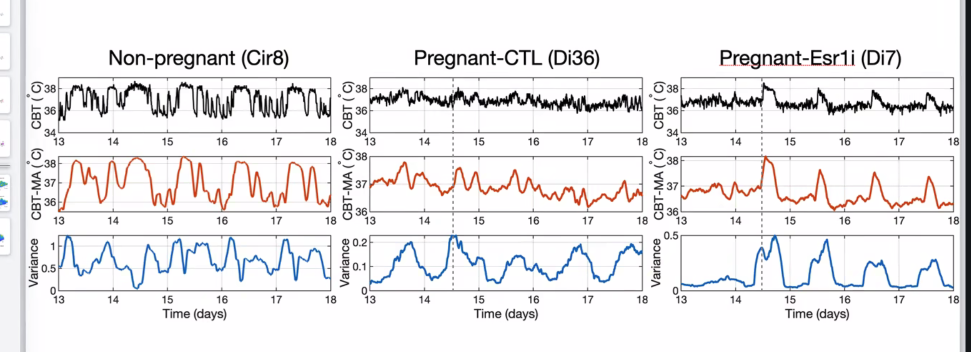
#> input picture one hour estradiol/mousy temp.png, 1942 x 703 px, found by its file name (shown at 1/2 size)
$ python side_by_side_general.py
#> lines starting #> are read from the running program, lines starting #| are printed output that depends on the picture; after the words box and inside, x2 and y2 are one past the last pixel; in counts of white or black regions, pixels touching at a corner belong together
"""Model beside the ORIGINAL raw multi-day figure (not just the folded average).

Top row  : untouched crop of each CBT-MA panel from mousy temp.png (days 13-18).
Bottom   : the independent-arm model's 24 h waveform tiled across the same 5 days,
           with the digitised mouse trace (raw multi-day, not folded) behind it.
"""
import numpy as np
from PIL import Image
import matplotlib
matplotlib.use('Agg')
import matplotlib.pyplot as plt

fold = np.load("fold.npy", allow_pickle=True).item()
#> (reads one hour estradiol/thermo_scripts/fold.npy from the repository)
LABELS = ["non-preg", "pregnant", "Esr1i"]
TITLES = ["Non-pregnant (Cir8)", "Pregnant-CTL (Di36)", "Pregnant-Esr1i (Di7)"]
hrs = fold[LABELS[0]][0]

x = np.load("best_general_arms.npy")
#> (reads one hour estradiol/thermo_scripts/best_general_arms.npy from the repository)
bL, gL, wL, bK, gK, wK, rho, A_T, T0 = x[:9]
ph = x[9:12]


def sig(z):
    return 1.0 / (1.0 + np.exp(-np.clip(z, -60, 60)))


def model_24h(E2, phase):
    c = np.cos(2 * np.pi * (hrs - phase) / 24.0)
    return T0 + A_T * (sig(bK + gK * c + wK * E2) - sig(bL + gL * c + wL * E2))


E2s = [0.0, 1.0, rho]
M = np.vstack([model_24h(E2s[i], ph[i]) for i in range(3)])

SRC = r"C:\Users\holly\source\garfinkel-xiong-menstrual-cycle\one hour estradiol\mousy temp.png"
img = np.asarray(Image.open(SRC).convert("RGB"))
#> img is the input picture: shape (703, 1942, 3); mean R, G, B 236.1, 234.3, 235.8
Rc, Gc, Bc = [img[..., k].astype(float) for k in range(3)]
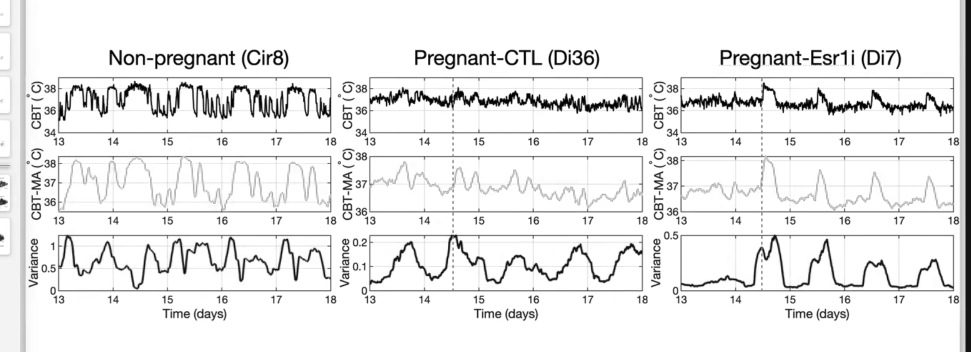
#> Rc: shape (703, 1942) float64 (shown at 1/2 size); min 0, max 255, mean 236.1
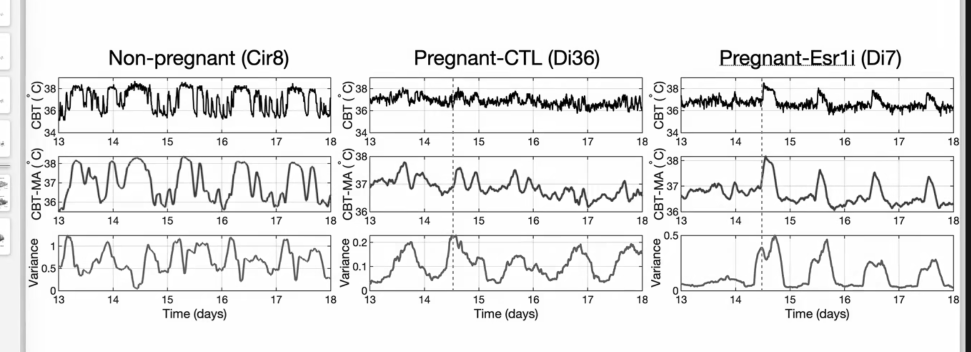
#> Gc: shape (703, 1942) float64 (shown at 1/2 size); min 0, max 255, mean 234.3
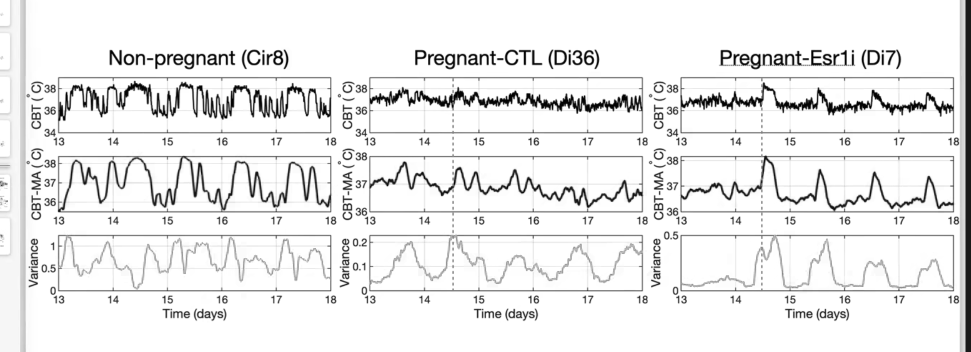
#> Bc: shape (703, 1942) float64 (shown at 1/2 size); min 0, max 255, mean 235.8
red = (Rc > 110) & (Rc - Gc > 45) & (Rc - Bc > 45)
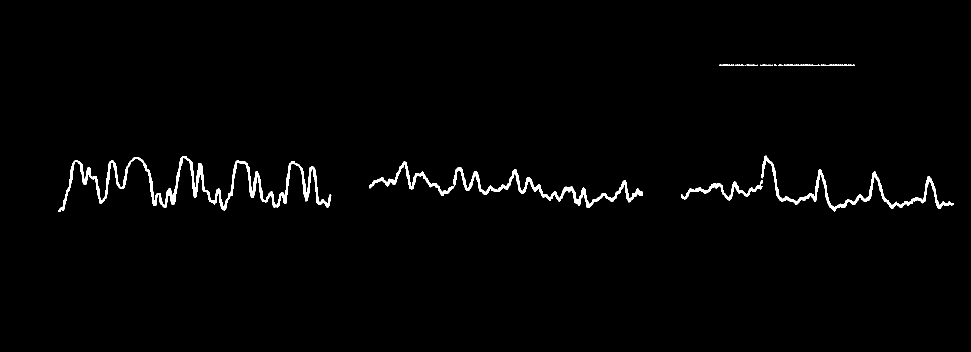
#> red: shape (703, 1942) bool (shown at 1/2 size); 1.5% white; 25 white regions (11 under 20 px), largest, box (x1, y1, x2, y2) and area: (116, 312, 663, 424) 8419, (739, 323, 1286, 415) 5516, (1522, 311, 1908, 423) 3965
red[:250, :] = False
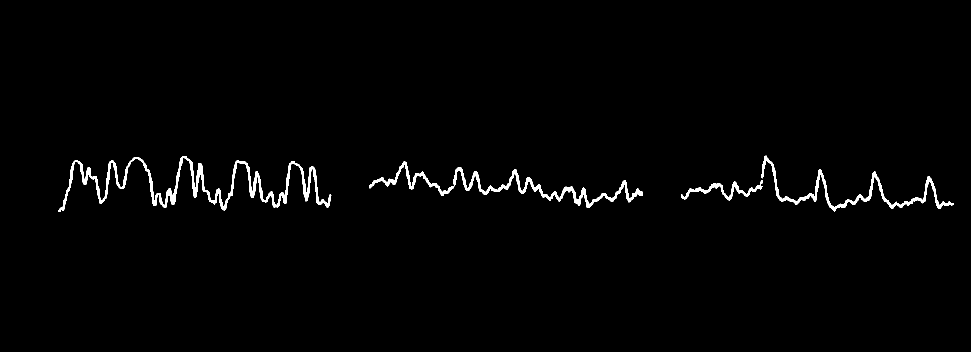
#> red: shape (703, 1942) bool (shown at 1/2 size); 1.4% white; 4 white regions, box (x1, y1, x2, y2) and area: (116, 312, 663, 424) 8419, (739, 323, 1286, 415) 5516, (1522, 311, 1908, 423) 3965, (1362, 360, 1525, 401) 1321

XSPAN = [(116, 662), (739, 1285), (1362, 1907)]
YANCH = [[(326.5, 38.0), (365.5, 37.0), (403.5, 36.0)],
         [(312.5, 38.0), (367.5, 37.0), (423.0, 36.0)],
         [(320.5, 38.0), (372.0, 37.0), (423.0, 36.0)]]
ROW_TOP, ROW_BOT = 313, 423

days5 = np.linspace(13, 18, 5 * len(hrs), endpoint=False)

fig, axes = plt.subplots(2, 3, figsize=(16, 6.6))
for i in range(3):
    x0, x1 = XSPAN[i]
    rows, temps = zip(*YANCH[i])
    m, c = np.polyfit(rows, temps, 1)
    ytop, ybot = m * ROW_TOP + c, m * ROW_BOT + c

    crop = img[ROW_TOP:ROW_BOT + 1, x0:x1 + 1]
    axes[0, i].imshow(crop, extent=[13, 18, ybot, ytop], aspect="auto")
    axes[0, i].set_title(f"{TITLES[i]} -- original figure (raw, not folded)", fontsize=10)
    axes[0, i].set_ylim(ybot, ytop)

    xs, ys = [], []
    for xc in range(x0, x1 + 1):
        col = np.nonzero(red[:, xc])[0]
        if col.size:
            xs.append(xc); ys.append(col.mean())
    tmouse = 13.0 + 5.0 * (np.array(xs, float) - x0) / (x1 - x0)
    Tmouse = m * np.array(ys) + c
    axes[1, i].plot(tmouse, Tmouse, lw=1.0, color="0.55", label="mouse (raw, digitised)")
    axes[1, i].plot(days5, np.tile(M[i], 5), lw=1.8, color="C2", label="independent-arm model")
    axes[1, i].set_ylim(ybot, ytop); axes[1, i].set_xlim(13, 18)
    axes[1, i].grid(alpha=0.3)
    axes[1, i].set_title(f"model (amp {M[i].max()-M[i].min():.2f} C) vs mouse "
                         f"(amp {Tmouse.max()-Tmouse.min():.2f} C raw)", fontsize=9)
    axes[1, i].set_xlabel("day")
    for ax in (axes[0, i], axes[1, i]):
        ax.set_xticks(range(13, 19))
#> this loop made 3 passes
#> pass 1, `crop = img[ROW_TOP:ROW_BOT + 1, x0:x1 + 1]`:
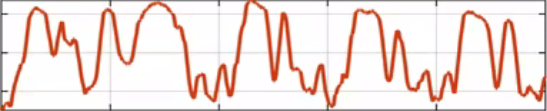
#> crop: shape (111, 547, 3); mean R, G, B 240.8, 224.4, 220
axes[0, 0].set_ylabel("CBT-MA (C)")
axes[1, 0].set_ylabel("CBT-MA (C)")
axes[1, 0].legend(fontsize=8, loc="lower left")
plt.tight_layout()
plt.savefig("fig_side_by_side_general.png", dpi=145)
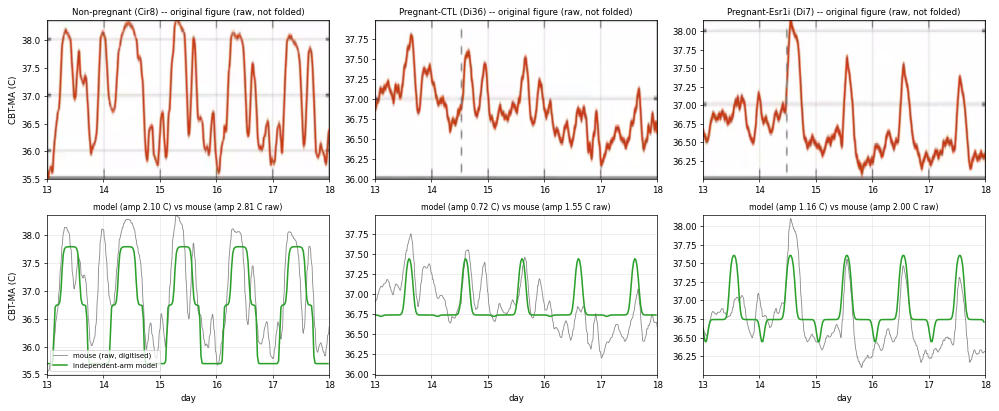
#> figure drawn by matplotlib, 6 panels; panel 4: curve peaks at x = 15.29, y = 38.34; panel 4: curve peaks at x = 13.42, y = 37.79; panel 5: curve peaks at x = 13.63, y = 37.75; panel 5: curve peaks at x = 13.6, y = 37.45
print("wrote fig_side_by_side_general.png")
for i in range(3):
    print(f"  {LABELS[i]:9s} model daily amp {M[i].max()-M[i].min():.2f} C")
